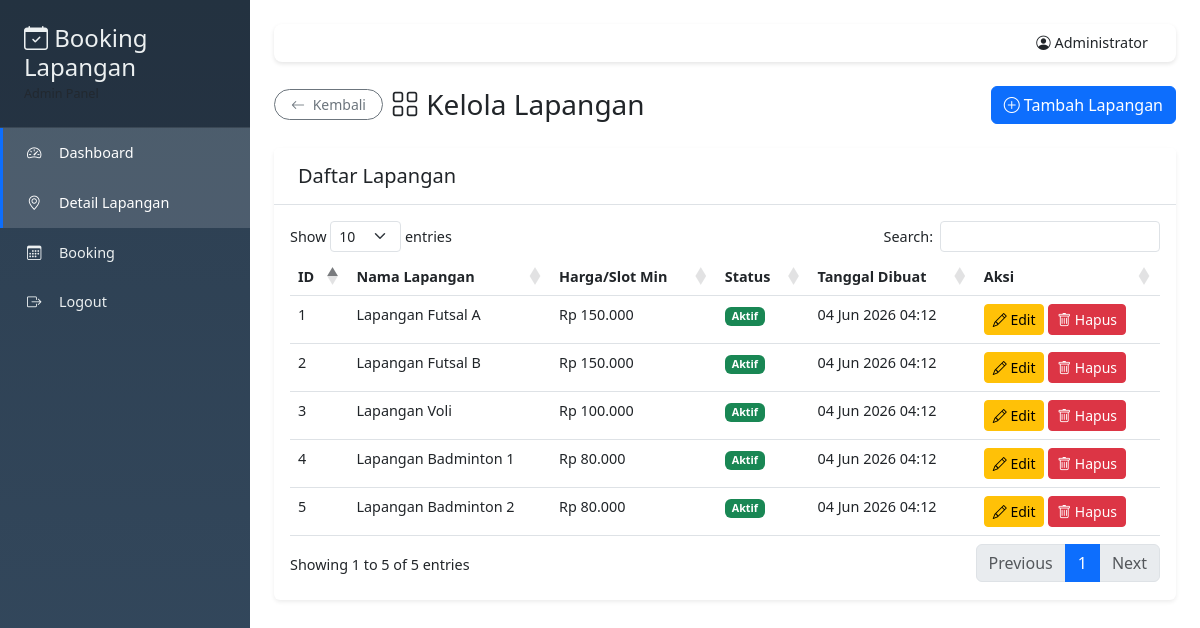
Screenshot of /admin/fields/index.php (signed in) with the database file from the repository.
### tables this page shows
CREATE TABLE IF NOT EXISTS fields (
    id INT AUTO_INCREMENT PRIMARY KEY,
    name VARCHAR(255) NOT NULL,
    price DECIMAL(10, 2) NOT NULL,
    status ENUM('active', 'inactive') DEFAULT 'active',
    created_at TIMESTAMP DEFAULT CURRENT_TIMESTAMP,
    updated_at TIMESTAMP DEFAULT CURRENT_TIMESTAMP ON UPDATE CURRENT_TIMESTAMP,
    INDEX idx_status (status)
);

### includes/functions.php (called while the page is built, shortened)
<?php
function formatCurrency($amount) {
    return 'Rp ' . number_format($amount, 0, ',', '.');
}
function formatDateTime($datetime) {
    return date('d M Y H:i', strtotime($datetime));
}

### admin/fields/index.php (the view, shortened to what this page needs)
<?php
require_once __DIR__ . '/../../config/database.php';
require_once __DIR__ . '/../../includes/functions.php';
try {
    $stmt = $pdo->query("SELECT * FROM fields ORDER BY created_at DESC");
    $fields = $stmt->fetchAll();
} catch (PDOException $e) {
    $fields = [];
}
include __DIR__ . '/../../includes/admin/header.php';
?>
<div class="d-flex justify-content-between align-items-center mb-4">
    <div class="d-flex align-items-center gap-2">
        <button onclick="history.back()" class="btn btn-outline-secondary btn-sm rounded-pill px-3">
            <i class="bi bi-arrow-left me-1"></i> Kembali
        </button>
        <h3 class="mb-0"><i class="bi bi-grid"></i> Kelola Lapangan</h3>
    </div>
    <a href="<?php echo APP_URL; ?>/admin/fields/create.php" class="btn btn-primary">
        <i class="bi bi-plus-circle"></i> Tambah Lapangan
    </a>
</div>
<div class="card">
    <div class="card-header">
        <h5 class="mb-0">Daftar Lapangan</h5>
    </div>
    <div class="card-body">
        <div class="table-responsive">
            <table class="table table-hover" id="fieldsTable">
                <thead>
                    <tr>
                        <th>ID</th>
                        <th>Nama Lapangan</th>
                        <th>Harga/Slot Min</th>
                        <th>Status</th>
                        <th>Tanggal Dibuat</th>
                        <th>Aksi</th>
                    </tr>
                </thead>
                <tbody>
                    <?php if (empty($fields)): ?>
                        <tr>
                            <td colspan="6" class="text-center text-muted">Tidak ada data lapangan</td>
                        </tr>
                    <?php else: ?>
                        <?php foreach ($fields as $field): ?>
                            <tr>
                                <td><?php echo $field['id']; ?></td>
                                <td><?php echo htmlspecialchars($field['name']); ?></td>
                                <td><?php echo formatCurrency($field['price']); ?></td>
                                <td>
                                    <span class="badge bg-<?php echo $field['status'] == 'active' ? 'success' : 'secondary'; ?>">
                                        <?php echo $field['status'] == 'active' ? 'Aktif' : 'Tidak Aktif'; ?>
                                    </span>
                                </td>
                                <td><?php echo formatDateTime($field['created_at']); ?></td>
                                <td>
                                    <a href="<?php echo APP_URL; ?>/admin/fields/edit.php?id=<?php echo $field['id']; ?>" class="btn btn-sm btn-warning">
                                        <i class="bi bi-pencil"></i> Edit
                                    </a>
                                    <button type="button"
                                        class="btn btn-sm btn-danger btn-hapus"
                                        data-id="<?php echo $field['id']; ?>"
                                        data-nama="<?php echo htmlspecialchars($field['name']); ?>"
                                        data-url="<?php echo APP_URL; ?>/admin/fields/delete.php?id=<?php echo $field['id']; ?>">
                                        <i class="bi bi-trash"></i> Hapus
                                    </button>
                                </td>
                            </tr>
                        <?php endforeach; ?>
                    <?php endif; ?>
                </tbody>
            </table>
        </div>
    </div>
</div>
<?php
include __DIR__ . '/../../includes/admin/footer.php';
?>

### includes/admin/header.php (shortened to what this page needs)
<!DOCTYPE html>
<html lang="id">
<head>
    <link href="https://cdn.jsdelivr.net/npm/bootstrap@5.3.0/dist/css/bootstrap.min.css" rel="stylesheet">
    <link rel="stylesheet" href="https://cdn.jsdelivr.net/npm/bootstrap-icons@1.11.0/font/bootstrap-icons.css">
    <link rel="stylesheet" href="https://cdn.datatables.net/1.13.6/css/dataTables.bootstrap5.min.css">
</head>
<body>
    <div class="sidebar">
        <div class="sidebar-header">
            <h4 class="mb-0"><i class="bi bi-calendar-check"></i> <?php echo APP_NAME; ?></h4>
            <small class="text-muted">Admin Panel</small>
        </div>
        <ul class="sidebar-menu">
            <li>
                <a href="<?php echo APP_URL; ?>/admin/index.php" class="<?php echo (basename($_SERVER['PHP_SELF']) == 'index.php') ? 'active' : ''; ?>">
                    <i class="bi bi-speedometer2"></i>
                    <span>Dashboard</span>
                </a>
            </li>
            <li>
                <a href="<?php echo APP_URL; ?>/admin/fields/index.php" class="<?php echo (strpos($_SERVER['PHP_SELF'], '/fields/') !== false) ? 'active' : ''; ?>">
                    <i class="bi bi-geo-alt"></i>
                    <span>Detail Lapangan</span>
                </a>
            </li>
            <li>
                <a href="<?php echo APP_URL; ?>/admin/bookings/index.php" class="<?php echo (strpos($_SERVER['PHP_SELF'], '/bookings/') !== false) ? 'active' : ''; ?>">
                    <i class="bi bi-calendar3"></i>
                    <span>Booking</span>
                </a>
            </li>
            <li>
                <a href="<?php echo APP_URL; ?>/auth/logout.php" onclick="return confirm('Yakin ingin logout?')">
                    <i class="bi bi-box-arrow-right"></i>
                    <span>Logout</span>
                </a>
            </li>
        </ul>
    </div>
    <div class="main-content">
        <nav class="navbar navbar-expand-lg">
            <div class="container-fluid">
                <div class="ms-auto">
                    <span class="me-3"><i class="bi bi-person-circle"></i> <?php echo htmlspecialchars($_SESSION['user_name'] ?? ''); ?></span>
                </div>
            </div>
        </nav>

### includes/admin/footer.php (shortened to what this page needs)
    </div>
</body>
</html>

### includes/admin/header.php (style rules this page uses)
:root { --primary: #0d6efd; --sidebar-width: 250px; --sidebar-bg: #2c3e50; --sidebar-color: #ecf0f1; }
body { font-size: 0.9rem; background-color: #ffffff; }
.sidebar { position: fixed; top: 0; left: 0; height: 100vh; width: var(--sidebar-width); background: linear-gradient(180deg, #2c3e50 0%, #34495e 100%); color: var(--sidebar-color); overflow-y: auto; z-index: 1000; transition: all 0.3s; }
.sidebar-header { padding: 1.5rem; background: rgba(0,0,0,0.2); border-bottom: 1px solid rgba(255,255,255,0.1); }
.sidebar-menu { list-style: none; padding: 0; margin: 0; }
.sidebar-menu li { margin: 0; }
.sidebar-menu a { display: flex; align-items: center; padding: 0.875rem 1.5rem; color: var(--sidebar-color); text-decoration: none; transition: all 0.3s; border-left: 3px solid transparent; }
.sidebar-menu a.active { background: rgba(255,255,255,0.15); border-left-color: var(--primary); color: white; }
.sidebar-menu i { width: 20px; margin-right: 0.75rem; }
.main-content { margin-left: var(--sidebar-width); padding: 1.5rem; min-height: 100vh; }
.navbar { background: white; box-shadow: 0 2px 4px rgba(0,0,0,0.1); margin-bottom: 1.5rem; border-radius: 0.5rem; }
.card { border: none; box-shadow: 0 0.125rem 0.25rem rgba(0,0,0,0.075); margin-bottom: 1.5rem; }
.card-header { background: white; border-bottom: 1px solid #dee2e6; font-weight: 600; padding: 1rem 1.5rem; }

### rows the page displays
fields: id "1", name "Lapangan Futsal A", price "Rp 150.000", status "Aktif", created_at "04 Jun 2026 04:12"
fields: id "2", name "Lapangan Futsal B", price "Rp 150.000", status "Aktif", created_at "04 Jun 2026 04:12"
fields: id "3", name "Lapangan Voli", price "Rp 100.000", status "Aktif", created_at "04 Jun 2026 04:12"
fields: id "4", name "Lapangan Badminton 1", price "Rp 80.000", status "Aktif", created_at "04 Jun 2026 04:12"
fields: id "5", name "Lapangan Badminton 2", price "Rp 80.000", status "Aktif", created_at "04 Jun 2026 04:12"

### other values shown
APP_NAME "Booking Lapangan"
$_SESSION['user_name'] "Administrator"
